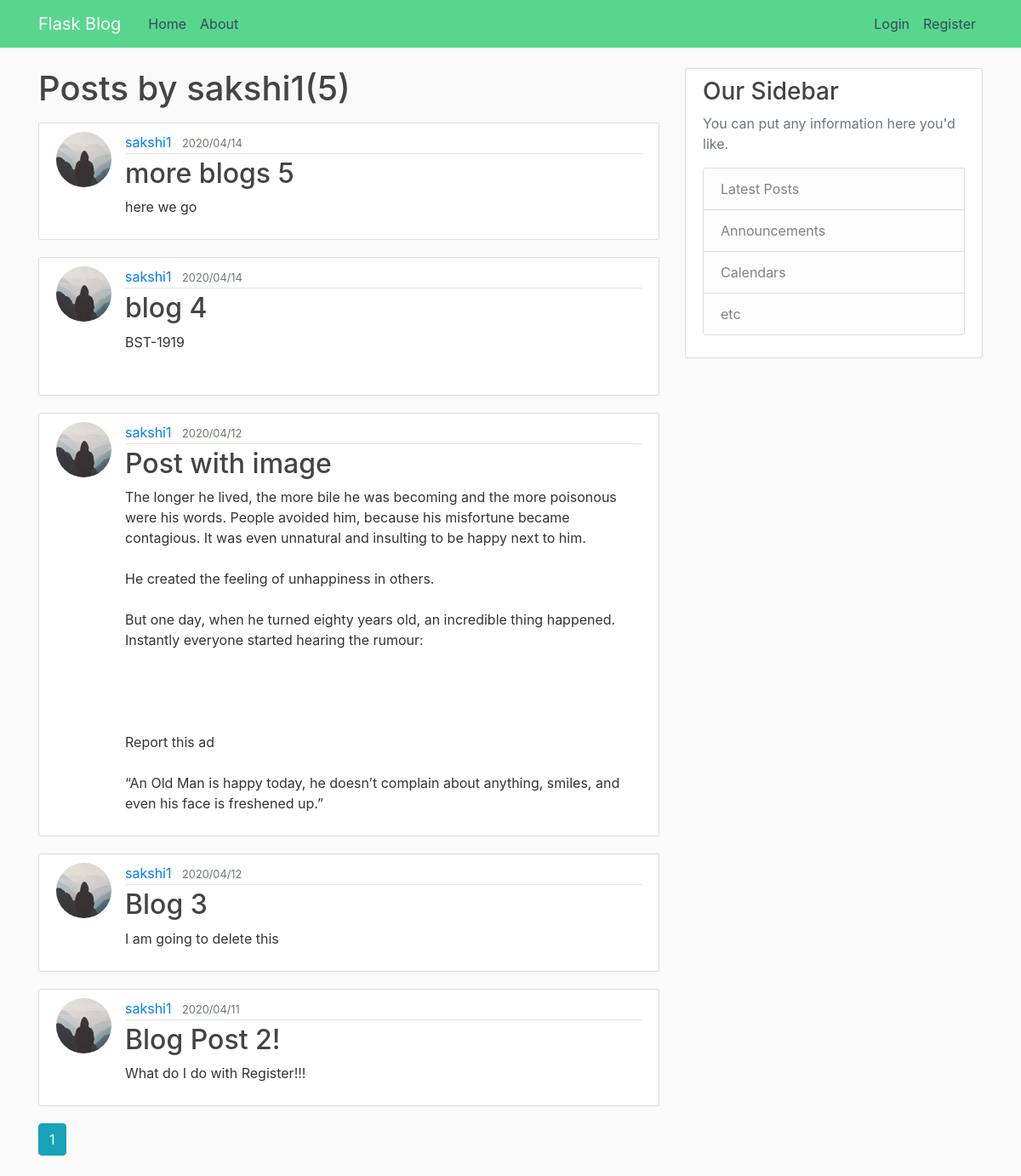
/user/sakshi1, run on the app's committed database.
### flaskblog/models.py (models this page shows, shortened)
class User(db.Model, UserMixin):
	id = db.Column(db.Integer, primary_key = True)
	username = db.Column(db.String(20), unique=True, nullable=False)
	email = db.Column(db.String(40), unique=True, nullable=False)
	image_file = db.Column(db.String(20), nullable = False, default = 'default.jpg')
	password = db.Column(db.String(60), nullable = False)
	posts = db.relationship('Post', backref='author', lazy=True		)

class Post(db.Model):
	id = db.Column(db.Integer, primary_key = True)
	title = db.Column(db.String(100), nullable = False)
	date_posted = db.Column(db.DateTime, nullable = False, default=datetime.utcnow)
	content = db.Column(db.Text, nullable=False)
	user_id = db.Column(db.Integer, db.ForeignKey('user.id'),nullable=False)

### flaskblog/users/routes.py (the view)
@users.route('/user/<string:username>')
def user_posts(username):
	page = request.args.get('page', 1 ,type=int)
	user = User.query.filter_by(username=username).first_or_404()
	posts = Post.query.filter_by(author=user).order_by(Post.date_posted.desc()).paginate(page=page, per_page=5)
	return render_template('user_post.html', posts=posts, user =user)

### flaskblog/templates/user_post.html
{% extends "layout.html" %}
{% block content %}
	<h1 class ="mb-3"> Posts by {{user.username}}({{ posts.total }})</h1>
	{% for post in posts.items %}
	 <article class="media content-section">
	 	<img  class = "rounded-circle article-img"src="{{url_for('static',filename='profile_pics/' + post.author.image_file)}}">
	 	<div class="media-body">
	    <div class="article-metadata">
	      <a class="mr-2" href="{{url_for('users.user_posts', username = post.author.username)}}">{{ post.author.username }}</a>
	      <small class="text-muted">{{ post.date_posted.strftime('%Y/%m/%d') }}</small>
	    </div>
	    <h2><a class="article-title" href="{{url_for('posts.post', post_id =post.id)}}">{{ post.title }}</a></h2>
	    <p class="article-content">{{ post.content }}</p>
	  </div>
	</article>
	{% endfor %}
	{% for page_num in posts.iter_pages(left_edge=1, right_edge=1, left_current = 1, right_current=2) %}
		{% if page_num %}
			{% if posts.page ==page_num %}
			<a class="btn btn-info mb-4" href="{{url_for('users.user_posts', username = user.username, page=page_num)}}">{{page_num}}</a>
			{% else %}
				<a class="btn btn-outline-info mb-4" href="{{url_for('users.user_posts ', username = user.username, page=page_num)}}">{{page_num}}</a>
			{% endif %}
		{% else %}
			...
		{% endif %}
	{% endfor %}
{% endblock content %}

### flaskblog/static/style.css (style rules this page uses)
body { background: #fafafa; color: #333333; margin-top: 5rem; }
h1, h2, h3, h4, h5, h6 { color: #444444; }
.content-section { background: #ffffff; padding: 10px 20px; border: 1px solid #dddddd; border-radius: 3px; margin-bottom: 20px; }
.article-title { color: #444444; }
.article-content { white-space: pre-line; }
.article-img { height: 65px; width: 65px; margin-right: 16px; }
.article-metadata { padding-bottom: 1px; margin-bottom: 4px; border-bottom: 1px solid #e3e3e3 }

### data on the page
User: username "sakshi1"
Post: image_file (placeholder picture), author.username "sakshi1", date_posted "2020/04/14", title "more blogs 5", content "here we go"
Post: image_file (placeholder picture), author.username "sakshi1", date_posted "2020/04/14", title "blog 4", content "BST-1919"
Post: image_file (placeholder picture), author.username "sakshi1", date_posted "2020/04/12", title "Post with image", content "The longer he lived, the more bile he was becoming and the more poisonous were his words. People avoided him, because his misfortune became contagious. It was even unnatural and insulting to be happy next to him. He created the feeling of unhappiness in others. But one day, when he turned eighty years old, an incredible thing happened. Instantly everyone started hearing the rumour: Report this ad “An Old Man is happy today, he doesn’t complain about anything, smiles, and even his face is freshened up.”"
Post: image_file (placeholder picture), author.username "sakshi1", date_posted "2020/04/12", title "Blog 3", content "I am going to delete this"
Post: image_file (placeholder picture), author.username "sakshi1", date_posted "2020/04/11", title "Blog Post 2!", content "What do I do with Register!!!"

### other printed values
{{ posts.total }} "5"
{{ page_num }} "1"
